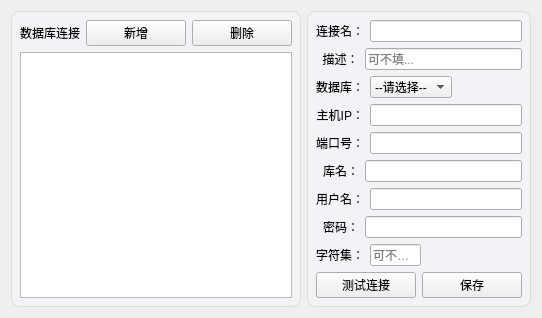
      <widget class="QWidget" name="tab_db">
       <property name="styleSheet">
        <string notr="true">
#widget_db_left,#widget_db_right {
  background-color: rgb(241, 243, 246); /* rgb(237, 246, 248) */
  border: 1px solid rgb(220, 220, 220); /* 边框宽度、样式和颜色 */
  border-radius: 8px; /*圆角度*/
 }</string>
       </property>
       <layout class="QHBoxLayout" name="horizontalLayout_5" stretch="1,3">
        <item>
         <widget class="QWidget" name="widget_db_left" native="true">
          <property name="sizePolicy">
           <sizepolicy hsizetype="Preferred" vsizetype="Preferred">
            <horstretch>0</horstretch>
            <verstretch>0</verstretch>
           </sizepolicy>
          </property>
          <layout class="QVBoxLayout" name="verticalLayout_3">
           <item>
            <layout class="QHBoxLayout" name="horizontalLayout_4">
             <item>
              <widget class="BodyLabel" name="label_5">
               <property name="text">
                <string>数据库连接</string>
               </property>
               <property name="textFormat">
                <enum>Qt::AutoText</enum>
               </property>
              </widget>
             </item>
             <item>
              <widget class="PushButton" name="btn_dbinfo_add">
               <property name="sizePolicy">
                <sizepolicy hsizetype="Fixed" vsizetype="Fixed">
                 <horstretch>0</horstretch>
                 <verstretch>0</verstretch>
                </sizepolicy>
               </property>
               <property name="minimumSize">
                <size>
                 <width>100</width>
                 <height>0</height>
                </size>
               </property>
               <property name="text">
                <string>新增</string>
               </property>
              </widget>
             </item>
             <item>
              <widget class="PushButton" name="btn_dbinfo_del">
               <property name="sizePolicy">
                <sizepolicy hsizetype="Fixed" vsizetype="Fixed">
                 <horstretch>0</horstretch>
                 <verstretch>0</verstretch>
                </sizepolicy>
               </property>
               <property name="minimumSize">
                <size>
                 <width>100</width>
                 <height>0</height>
                </size>
               </property>
               <property name="text">
                <string>删除</string>
               </property>
              </widget>
             </item>
            </layout>
           </item>
           <item>
            <widget class="ListWidget" name="lswDB">
             <property name="styleSheet">
              <string notr="true">ListView,
ListWidget {
    background: transparent;
    background-color: rgb(255, 255, 255);
    outline: none;
    border: none;
    /* font: 13px 'Segoe UI', 'Microsoft YaHei'; */
    selection-background-color: transparent;
    alternate-background-color: transparent;
    padding-left: 4px;
    padding-right: 4px;
}

ListView::item,
ListWidget::item {
    background: transparent;
    border: 1px;
    padding-left: 11px;
    padding-right: 11px;
    height: 35px;
}


ListView::indicator,
ListWidget::indicator {
    width: 18px;
    height: 18px;
    border-radius: 5px;
    border: none;
    background-color: transparent;
    margin-right: 4px;
}

</string>
             </property>
            </widget>
           </item>
          </layout>
         </widget>
        </item>
        <item>
         <widget class="QWidget" name="widget_db_right" native="true">
          <layout class="QVBoxLayout" name="verticalLayout_4">
           <item>
            <layout class="QHBoxLayout" name="horizontalLayout_3" stretch="1,9">
             <item alignment="Qt::AlignRight">
              <widget class="BodyLabel" name="label_4">
               <property name="text">
                <string>连接名：</string>
               </property>
              </widget>
             </item>
             <item>
              <widget class="LineEdit" name="edt_name">
               <property name="placeholderText">
                <string/>
               </property>
              </widget>
             </item>
            </layout>
           </item>
           <item>
            <layout class="QHBoxLayout" name="horizontalLayout_6" stretch="1,9">
             <item alignment="Qt::AlignRight">
              <widget class="BodyLabel" name="label_6">
               <property name="text">
                <string>  描述：</string>
               </property>
              </widget>
             </item>
             <item>
              <widget class="LineEdit" name="edt_desc">
               <property name="placeholderText">
                <string>可不填...</string>
               </property>
              </widget>
             </item>
            </layout>
           </item>
           <item>
            <layout class="QHBoxLayout" name="HL1" stretch="1,3,6">
             <item>
              <widget class="BodyLabel" name="lab_type">
               <property name="text">
                <string>数据库：</string>
               </property>
               <property name="alignment">
                <set>Qt::AlignRight|Qt::AlignTrailing|Qt::AlignVCenter</set>
               </property>
              </widget>
             </item>
             <item>
              <widget class="ComboBox" name="cbb_type">
               <item>
                <property name="text">
                 <string>--请选择--</string>
                </property>
               </item>
               <item>
                <property name="text">
                 <string>Oracle</string>
                </property>
               </item>
               <item>
                <property name="text">
                 <string>Mysql</string>
                </property>
               </item>
               <item>
                <property name="text">
                 <string>GBase</string>
                </property>
               </item>
               <item>
                <property name="text">
                 <string>Dameng</string>
                </property>
               </item>
              </widget>
             </item>
             <item>
              <spacer name="horizontalSpacer_2">
               <property name="orientation">
                <enum>Qt::Horizontal</enum>
               </property>
               <property name="sizeHint" stdset="0">
                <size>
                 <width>40</width>
                 <height>20</height>
                </size>
               </property>
              </spacer>
             </item>
            </layout>
           </item>
           <item>
            <layout class="QHBoxLayout" name="HL4" stretch="1,9">
             <property name="sizeConstraint">
              <enum>QLayout::SetDefaultConstraint</enum>
             </property>
             <item>
              <widget class="BodyLabel" name="lab_host">
               <property name="text">
                <string>主机IP：</string>
               </property>
               <property name="alignment">
                <set>Qt::AlignRight|Qt::AlignTrailing|Qt::AlignVCenter</set>
               </property>
              </widget>
             </item>
             <item>
              <widget class="LineEdit" name="edt_host">
               <property name="placeholderText">
                <string/>
               </property>
              </widget>
             </item>
            </layout>
           </item>
           <item>
            <layout class="QHBoxLayout" name="HL5" stretch="1,9">
             <item>
              <widget class="BodyLabel" name="lab_port">
               <property name="text">
                <string>端口号：</string>
               </property>
               <property name="alignment">
                <set>Qt::AlignRight|Qt::AlignTrailing|Qt::AlignVCenter</set>
               </property>
              </widget>
             </item>
             <item>
              <widget class="LineEdit" name="edt_port">
               <property name="placeholderText">
                <string/>
               </property>
              </widget>
             </item>
            </layout>
           </item>
           <item>
            <layout class="QHBoxLayout" name="HL6" stretch="1,9">
             <item>
              <widget class="BodyLabel" name="lab_database">
               <property name="text">
                <string>  库名：</string>
               </property>
               <property name="alignment">
                <set>Qt::AlignRight|Qt::AlignTrailing|Qt::AlignVCenter</set>
               </property>
              </widget>
             </item>
             <item>
              <widget class="LineEdit" name="edt_database">
               <property name="placeholderText">
                <string/>
               </property>
              </widget>
             </item>
            </layout>
           </item>
           <item>
            <layout class="QHBoxLayout" name="HL2" stretch="1,9">
             <item>
              <widget class="BodyLabel" name="lab_username">
               <property name="text">
                <string>用户名：</string>
               </property>
               <property name="alignment">
                <set>Qt::AlignRight|Qt::AlignTrailing|Qt::AlignVCenter</set>
               </property>
              </widget>
             </item>
             <item>
              <widget class="LineEdit" name="edt_username">
               <property name="placeholderText">
                <string/>
               </property>
              </widget>
             </item>
            </layout>
           </item>
           <item>
            <layout class="QHBoxLayout" name="HL3" stretch="1,9">
             <item>
              <widget class="BodyLabel" name="lab_password">
               <property name="text">
                <string>  密码：</string>
               </property>
               <property name="alignment">
                <set>Qt::AlignRight|Qt::AlignTrailing|Qt::AlignVCenter</set>
               </property>
              </widget>
             </item>
             <item>
              <widget class="PasswordLineEdit" name="edt_password">
               <property name="echoMode">
                <enum>QLineEdit::PasswordEchoOnEdit</enum>
               </property>
               <property name="placeholderText">
                <string/>
               </property>
              </widget>
             </item>
            </layout>
           </item>
           <item>
            <layout class="QHBoxLayout" name="HL7" stretch="1,3,6">
             <item>
              <widget class="BodyLabel" name="lab_charset">
               <property name="text">
                <string>字符集：</string>
               </property>
               <property name="alignment">
                <set>Qt::AlignRight|Qt::AlignTrailing|Qt::AlignVCenter</set>
               </property>
              </widget>
             </item>
             <item>
              <widget class="LineEdit" name="edt_charset">
               <property name="placeholderText">
                <string>可不填...</string>
               </property>
              </widget>
             </item>
             <item>
              <spacer name="horizontalSpacer_3">
               <property name="orientation">
                <enum>Qt::Horizontal</enum>
               </property>
               <property name="sizeHint" stdset="0">
                <size>
                 <width>40</width>
                 <height>20</height>
                </size>
               </property>
              </spacer>
             </item>
            </layout>
           </item>
           <item>
            <layout class="QHBoxLayout" name="HL8" stretch="0,0">
             <item>
              <widget class="PushButton" name="btn_test_db">
               <property name="sizePolicy">
                <sizepolicy hsizetype="Fixed" vsizetype="Fixed">
                 <horstretch>0</horstretch>
                 <verstretch>0</verstretch>
                </sizepolicy>
               </property>
               <property name="minimumSize">
                <size>
                 <width>100</width>
                 <height>0</height>
                </size>
               </property>
               <property name="text">
                <string>测试连接</string>
               </property>
              </widget>
             </item>
             <item>
              <widget class="PushButton" name="btn_save_db">
               <property name="sizePolicy">
                <sizepolicy hsizetype="Fixed" vsizetype="Fixed">
                 <horstretch>0</horstretch>
                 <verstretch>0</verstretch>
                </sizepolicy>
               </property>
               <property name="minimumSize">
                <size>
                 <width>100</width>
                 <height>0</height>
                </size>
               </property>
               <property name="text">
                <string>保存</string>
               </property>
              </widget>
             </item>
            </layout>
           </item>
          </layout>
         </widget>
        </item>
       </layout>
      </widget>
